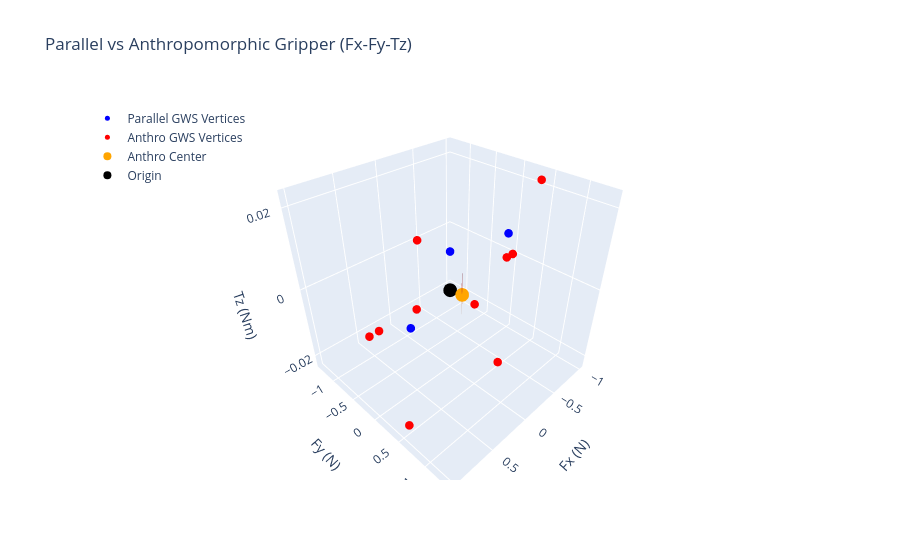

Notebook code for this chart:
### Code cell
import numpy as np
import cvxpy as cp
import plotly.graph_objects as go
from scipy.spatial import ConvexHull

# Function to compute wrench
def wrench(pos, force):
    r = pos
    f = force
    torque = np.cross(r, f)
    return np.concatenate([f, torque])

# Friction coefficient
mu = 0.5

# --- Parallel Gripper (2 soft-finger contacts) ---
p_contact1_pos = np.array([-0.05, 0, 0])  # Left face
p_contact2_pos = np.array([0.05, 0, 0])   # Right face

p_normal1 = np.array([1, 0, 0])   # Left face, inward
p_normal2 = np.array([-1, 0, 0])  # Right face, inward
p_tangent1_a = np.array([0, 1, 0])
p_tangent1_b = np.array([0, 0, 1])
p_tangent2_a = np.array([0, 1, 0])
p_tangent2_b = np.array([0, 0, 1])

# Soft-finger: normal + 2 tangents + torsional moment
p_f1_n = p_normal1
p_f1_t1 = p_normal1 + mu * p_tangent1_a
p_f1_t2 = p_normal1 + mu * p_tangent1_b
p_f1_torsion = np.array([0, 0, 1])  # Torsional moment along z
p_f2_n = p_normal2
p_f2_t1 = p_normal2 + mu * p_tangent2_a
p_f2_t2 = p_normal2 + mu * p_tangent2_b
p_f2_torsion = np.array([0, 0, 1])

p_f1_t1 /= np.linalg.norm(p_f1_t1)
p_f1_t2 /= np.linalg.norm(p_f1_t2)
p_f2_t1 /= np.linalg.norm(p_f2_t1)
p_f2_t2 /= np.linalg.norm(p_f2_t2)

p_w1_n = wrench(p_contact1_pos, p_f1_n)
p_w1_t1 = wrench(p_contact1_pos, p_f1_t1)
p_w1_t2 = wrench(p_contact1_pos, p_f1_t2)
p_w1_torsion = np.concatenate([np.zeros(3), p_f1_torsion * 0.01])  # Small torque scale
p_w2_n = wrench(p_contact2_pos, p_f2_n)
p_w2_t1 = wrench(p_contact2_pos, p_f2_t1)
p_w2_t2 = wrench(p_contact2_pos, p_f2_t2)
p_w2_torsion = np.concatenate([np.zeros(3), p_f2_torsion * 0.01])

# Grasp matrix (6 x 8, 4 wrenches per contact)
p_G = np.column_stack([p_w1_n, p_w1_t1, p_w1_t2, p_w1_torsion, p_w2_n, p_w2_t1, p_w2_t2, p_w2_torsion])

p_vertices = []
for coeffs in np.eye(8):
    p_vertices.append(p_G @ coeffs)
for coeffs in [np.ones(8), -np.ones(8)]:
    p_vertices.append(p_G @ coeffs)
p_vertices = np.array(p_vertices)

try:
    p_hull = ConvexHull(p_vertices)
except:
    print("Parallel gripper: Convex hull failed.")
    p_hull = None

p_w = cp.Variable(6)
p_r = cp.Variable()
p_f = cp.Variable(8)
p_constraints = [p_w == p_G @ p_f, cp.norm(p_f, 1) <= 1, p_f >= 0]
if p_hull:
    for simplex in p_hull.equations:
        normal, offset = simplex[:-1], simplex[-1]
        p_constraints.append(cp.sum(normal @ p_w) + p_r * cp.norm(normal, 2) <= -offset)
p_problem = cp.Problem(cp.Maximize(p_r), p_constraints)
p_problem.solve()
p_quality = p_problem.value if p_problem.status == cp.OPTIMAL else 0
print(f"Parallel Gripper Quality: {p_quality:.4f} N or Nm (Status: {p_problem.status})")

# --- Anthropomorphic Gripper (3 contacts) ---
contact1_pos = np.array([0.05, 0, 0])
contact2_pos = np.array([-0.05, 0, 0])
contact3_pos = np.array([0, 0, 0.05])

normal1 = np.array([-1, 0, 0])
normal2 = np.array([1, 0, 0])
normal3 = np.array([0, 0, -1])

tangent1_a = np.array([0, 1, 0])
tangent1_b = np.array([0, 0, 1])
tangent2_a = np.array([0, 1, 0])
tangent2_b = np.array([0, 0, 1])
tangent3_a = np.array([1, 0, 0])
tangent3_b = np.array([0, 1, 0])

f1_n = normal1
f1_t1 = normal1 + mu * tangent1_a
f1_t2 = normal1 + mu * tangent1_b
f2_n = normal2
f2_t1 = normal2 + mu * tangent2_a
f2_t2 = normal2 + mu * tangent2_b
f3_n = normal3
f3_t1 = normal3 + mu * tangent3_a
f3_t2 = normal3 + mu * tangent3_b

f1_t1 /= np.linalg.norm(f1_t1)
f1_t2 /= np.linalg.norm(f1_t2)
f2_t1 /= np.linalg.norm(f2_t1)
f2_t2 /= np.linalg.norm(f2_t2)
f3_t1 /= np.linalg.norm(f3_t1)
f3_t2 /= np.linalg.norm(f3_t2)

w1_n = wrench(contact1_pos, f1_n)
w1_t1 = wrench(contact1_pos, f1_t1)
w1_t2 = wrench(contact1_pos, f1_t2)
w2_n = wrench(contact2_pos, f2_n)
w2_t1 = wrench(contact2_pos, f2_t1)
w2_t2 = wrench(contact2_pos, f2_t2)
w3_n = wrench(contact3_pos, f3_n)
w3_t1 = wrench(contact3_pos, f3_t1)
w3_t2 = wrench(contact3_pos, f3_t2)

G = np.column_stack([w1_n, w1_t1, w1_t2, w2_n, w2_t1, w2_t2, w3_n, w3_t1, w3_t2])

vertices = []
for coeffs in np.eye(9):
    vertices.append(G @ coeffs)
for coeffs in [np.ones(9), -np.ones(9)]:
    vertices.append(G @ coeffs)
vertices = np.array(vertices)

try:
    hull = ConvexHull(vertices)
except:
    print("Anthropomorphic gripper: Convex hull failed.")
    hull = None

w = cp.Variable(6)
r = cp.Variable()
f = cp.Variable(9)
constraints = [w == G @ f, cp.norm(f, 1) <= 1, f >= 0]
if hull:
    for simplex in hull.equations:
        normal, offset = simplex[:-1], simplex[-1]
        constraints.append(cp.sum(normal @ w) + r * cp.norm(normal, 2) <= -offset)
problem = cp.Problem(cp.Maximize(r), constraints)
problem.solve()
quality = problem.value if problem.status == cp.OPTIMAL else 0
print(f"Anthropomorphic Gripper Quality: {quality:.4f} N or Nm (Status: {problem.status})")

# Plot both (Fx, Fy, Tz projection)
fig = go.Figure()

# Parallel Gripper
fig.add_trace(go.Scatter3d(
    x=p_vertices[:, 0], y=p_vertices[:, 1], z=p_vertices[:, 5],
    mode='markers', marker=dict(size=5, color='blue'),
    name='Parallel GWS Vertices'
))
if p_quality > 0:
    fig.add_trace(go.Scatter3d(
        x=[p_w.value[0]], y=[p_w.value[1]], z=[p_w.value[5]],
        mode='markers', marker=dict(size=8, color='cyan'),
        name='Parallel Center'
    ))
    u, v = np.mgrid[0:2*np.pi:20j, 0:np.pi:10j]
    x = p_quality * np.cos(u) * np.sin(v) + p_w.value[0]
    y = p_quality * np.sin(u) * np.sin(v) + p_w.value[1]
    z = p_quality * np.cos(v) + p_w.value[5]
    fig.add_trace(go.Surface(
        x=x, y=y, z=z, opacity=0.3, colorscale='Blues', showscale=False,
        name='Parallel Quality Sphere'
    ))

# Anthropomorphic Gripper
fig.add_trace(go.Scatter3d(
    x=vertices[:, 0], y=vertices[:, 1], z=vertices[:, 5],
    mode='markers', marker=dict(size=5, color='red'),
    name='Anthro GWS Vertices'
))
if quality > 0:
    fig.add_trace(go.Scatter3d(
        x=[w.value[0]], y=[w.value[1]], z=[w.value[5]],
        mode='markers', marker=dict(size=8, color='orange'),
        name='Anthro Center'
    ))
    x = quality * np.cos(u) * np.sin(v) + w.value[0]
    y = quality * np.sin(u) * np.sin(v) + w.value[1]
    z = quality * np.cos(v) + w.value[5]
    fig.add_trace(go.Surface(
        x=x, y=y, z=z, opacity=0.3, colorscale='Reds', showscale=False,
        name='Anthro Quality Sphere'
    ))

# Origin
fig.add_trace(go.Scatter3d(
    x=[0], y=[0], z=[0],
    mode='markers', marker=dict(size=8, color='black'),
    name='Origin'
))

fig.update_layout(
    title='Parallel vs Anthropomorphic Gripper (Fx-Fy-Tz)',
    scene=dict(
        xaxis_title='Fx (N)',
        yaxis_title='Fy (N)',
        zaxis_title='Tz (Nm)',
        aspectmode='cube'
    ),
    legend=dict(yanchor="top", y=0.99, xanchor="left", x=0.01)
)

fig.show()

### Figure 1 — Plotly figure (JSON) as saved in the notebook; plotly's stock layout.template omitted (floating-point values rounded to 4 significant figures; data arrays with more than 128 entries replaced by an {"elided": "..."} marker saying what was removed)
{"data": [{"marker": {"color": "blue", "size": 5}, "mode": "markers", "name": "Parallel GWS Vertices", "type": "scatter3d", "x": [1, 0.8944, 0.8944, 0, -1, -0.8944, -0.8944, 0, -2.22e-16, 2.22e-16], "y": [0, 0.4472, 0, 0, 0, 0.4472, 0, 0, 0.8944, -0.8944], "z": [0, -0.02236, 0, 0.01, 0, 0.02236, 0, 0.01, 0.02, -0.02]}, {"marker": {"color": "red", "size": 5}, "mode": "markers", "name": "Anthro GWS Vertices", "type": "scatter3d", "x": [-1, -0.8944, -0.8944, 1, 0.8944, 0.8944, 0, 0.4472, 0, 0.4472, -0.4472], "y": [0, 0.4472, 0, 0, 0.4472, 0, 0, 0, 0.4472, 1.342, -1.342], "z": [0, 0.02236, 0, 0, -0.02236, 0, 0, 0, 0, 0, 0]}, {"marker": {"color": "orange", "size": 8}, "mode": "markers", "name": "Anthro Center", "type": "scatter3d", "x": [0.009349], "y": [0.2346], "z": [0.0008101]}, {"colorscale": [[0, "rgb(255,245,240)"], [0.125, "rgb(254,224,210)"], [0.25, "rgb(252,187,161)"], [0.375, "rgb(252,146,114)"], [0.5, "rgb(251,106,74)"], [0.625, "rgb(239,59,44)"], [0.75, "rgb(203,24,29)"], [0.875, "rgb(165,15,21)"], [1, "rgb(103,0,13)"]], "name": "Anthro Quality Sphere", "opacity": 0.3, "showscale": false, "type": "surface", "x": {"elided": "20x10 float values"}, "y": {"elided": "20x10 float values"}, "z": {"elided": "20x10 float values"}}, {"marker": {"color": "black", "size": 8}, "mode": "markers", "name": "Origin", "type": "scatter3d", "x": [0], "y": [0], "z": [0]}], "layout": {"legend": {"x": 0.01, "xanchor": "left", "y": 0.99, "yanchor": "top"}, "scene": {"aspectmode": "cube", "xaxis": {"title": {"text": "Fx (N)"}}, "yaxis": {"title": {"text": "Fy (N)"}}, "zaxis": {"title": {"text": "Tz (Nm)"}}}, "title": {"text": "Parallel vs Anthropomorphic Gripper (Fx-Fy-Tz)"}}}
